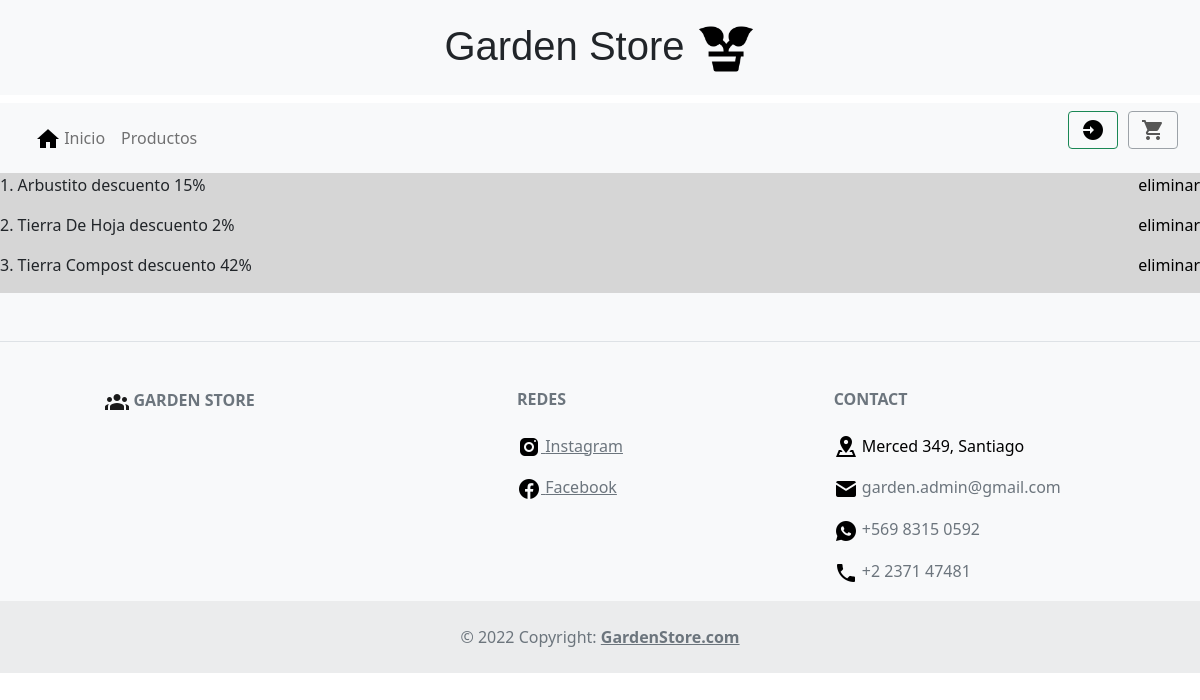
Screenshot of /compras/36 with the database file from the repository.
### core/models.py (models this page shows, shortened)
class Compra_item(models.Model):
    producto = models.ForeignKey(Producto, on_delete=models.CASCADE)
    compra = models.ForeignKey(Compra, on_delete=models.CASCADE, related_name="items_compra")

class Producto(models.Model):
    idProducto = models.AutoField(primary_key = True, verbose_name='Id del producto')
    nombreProducto = models.CharField(max_length=30)
    imagen = models.FileField(upload_to='productos/')
    precio = models.DecimalField(null=False, max_digits=10, decimal_places=2)
    descuento = models.IntegerField(null=True)
    stock = models.IntegerField(null=True)
    descripcion = models.CharField(max_length=500, null=True)
    categoria = models.ForeignKey(Categoria,on_delete=models.CASCADE, related_name="productos")

### core/views.py (the view)
# urls.py: path('compras/<int:id_compra>', views.compra_con_id, name="compra_con_id"),
def compra_con_id (request, id_compra):
    productos = Compra.objects.get(id=id_compra).items_compra.all()
    return render(request, 'core/carrito/compra_mostrar.html',
    { 'productos': productos })

### core/templates/core/carrito/compra_mostrar.html (shortened to what this page needs)
{% extends "core/home.html" %}
{% block content %}
{% for item in productos %}
                <div class="col-12 p-0 m-0">
                    {% if item.producto.descuento > 0 %}
                        <p class="d-flex justify-content-between align-items-center">
                            {{ forloop.counter }}. {{item.producto.nombreProducto.title}} descuento {{ item.producto.descuento }}%
                            <a href="{% url 'CORE:item_carrito_delete' item.id %}" style="text-decoration: none; color: black;">eliminar</a>
                        </p>
                    {% else %}
                        <p class="d-flex justify-content-between align-items-center">
                            {{ forloop.counter }}. {{item.producto.nombreProducto.title}}
                            <a href="{% url 'CORE:item_carrito_delete' item.id %}" style="text-decoration: none; color: black;">eliminar</a>
                        </p>
                    {% endif %}
                </div>
            {% endfor %}
{% endblock %}

### rows the page displays
Compra_item: producto.nombreProducto "Arbustito", producto.descuento "15"
Compra_item: producto.nombreProducto "Tierra De Hoja", producto.descuento "2"
Compra_item: producto.nombreProducto "Tierra Compost", producto.descuento "42"
